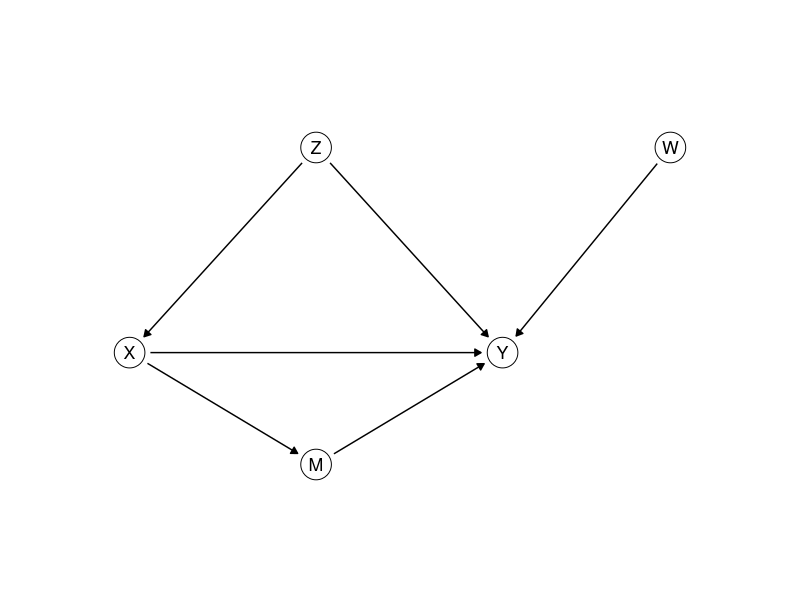

Generate this figure with R:
## ---- chunk 1
library(ggplot2)
library(dplyr)
theme_set(theme_minimal())

# Causal graphs: letters in circles, one panel per value of `panel`. A circle's size is
# fixed on the page, in inches, while the figure's size decides how many inches a data
# unit is. draw_dag measures both on the graphics device open when it is called, and
# stops every arrow `gap` inches short of the circles.
draw_dag <- function(nodes, edges, xlim = c(-0.5, 2.5), ylim = c(-0.4, 1.4), gap = 0.05) {
  if (!"panel" %in% names(nodes)) { nodes$panel <- ""; edges$panel <- "" }
  dot <- 10; stroke <- 0.5; lw <- 0.5
  p <- ggplot() +
    geom_point(data = nodes, aes(x, y), size = dot, shape = 21, fill = "white", stroke = stroke) +
    geom_text(data = nodes, aes(x, y, label = name), size = 4.5) +
    facet_wrap(~ panel, nrow = 1) +
    coord_fixed(xlim = xlim, ylim = ylim) +
    theme_void()
  # inches per data unit: the panels share what the strips and spacing leave of the figure
  inch <- function(u, f) f(u, "in", valueOnly = TRUE)
  g <- ggplotGrob(p)
  pp <- ggplot_build(p)$layout$panel_params[[1]]
  per_unit <- min((dev.size("in")[1] - sum(inch(g$widths, grid::convertWidth))) /
                    (length(unique(nodes$panel)) * diff(pp$x.range)),
                  (dev.size("in")[2] - sum(inch(g$heights, grid::convertHeight))) / diff(pp$y.range))
  # R draws a circle of radius 0.375 times its font size (shape 21); outline included
  r <- 0.375 * (dot * .pt + stroke * .stroke / 2) / 72 + stroke * .stroke / 2 / 96 / 2
  e <- edges |>
    left_join(nodes, by = c("panel", "from" = "name")) |> rename(x0 = x, y0 = y) |>
    left_join(nodes, by = c("panel", "to" = "name")) |>
    mutate(len = sqrt((x - x0)^2 + (y - y0)^2), ux = (x - x0) / len, uy = (y - y0) / len,
           # the end also clears half the line width, which the rounded tip adds
           s0 = (r + gap) / per_unit, s1 = (r + gap + lw * .pt / 96 / 2) / per_unit,
           xs = x0 + s0 * ux, ys = y0 + s0 * uy, xe = x - s1 * ux, ye = y - s1 * uy)
  p + geom_segment(data = e, aes(x = xs, y = ys, xend = xe, yend = ye),
                   arrow = arrow(length = unit(0.18, "cm"), type = "closed"), linewidth = lw)
}
## ---- chunk 2
# The teacher's sheet and the sheet with solutions start from this seed. The student
# sheet gets none: the generator drops this div with the answers (convenor, 13 October).
set.seed(313)
## ---- chunk 3
draw_dag(data.frame(name = c("Z", "X", "M", "Y", "W"),
                    x = c(1, 0, 1, 2, 2.9), y = c(1.1, 0, -0.6, 0, 1.1)),
         data.frame(from = c("Z", "Z", "X", "M", "X", "W"),
                    to = c("X", "Y", "M", "Y", "Y", "Y")),
         xlim = c(-0.5, 3.4), ylim = c(-0.9, 1.4))
## ---- chunk 4
n <- 10000
# program 1: X causes Y
X1 <- rnorm(n); Y1 <- 2 * X1 + rnorm(n)
# program 2: Z causes both
Z2 <- rnorm(n); X2 <- Z2 + rnorm(n); Y2 <- Z2 + rnorm(n)
# program 3: X causes Y through M
X3 <- sqrt(2) * rnorm(n); M3 <- X3 + sqrt(2) * rnorm(n); Y3 <- 0.5 * M3 + rnorm(n)
## ---- chunk 5
slopes <- c(coef(lm(Y1 ~ X1))[2], coef(lm(Y2 ~ X2))[2], coef(lm(Y3 ~ X3))[2])
do1 <- c(mean(2 * 1 + rnorm(n)),                    # X set to 1, later statements re-run
         mean(Z2 + rnorm(n)),
         mean(0.5 * (1 + sqrt(2) * rnorm(n)) + rnorm(n)))
do0 <- c(mean(2 * 0 + rnorm(n)),                    # X set to 0
         mean(Z2 + rnorm(n)),
         mean(0.5 * (0 + sqrt(2) * rnorm(n)) + rnorm(n)))
round(rbind(slope = slopes, effect = do1 - do0), 2)
round(coef(lm(Y2 ~ X2 + Z2))[2], 2)    # program 2, adjusting for Z
round(coef(lm(Y3 ~ X3 + M3))[2], 2)    # program 3, adjusting for M
## ---- chunk 6
cells <- data.frame(Z = c(1, 1, 0, 0), X = c(1, 0, 1, 0),
                    n = c(400, 100, 100, 400), passed = c(320, 70, 50, 120))
students <- bind_rows(
  cells |> mutate(Y = 1, count = passed),
  cells |> mutate(Y = 0, count = n - passed)
) |>
  select(Z, X, Y, count) |>
  tidyr::uncount(count)
nrow(students)
## ---- chunk 7
students |> group_by(X) |> summarize(rate = mean(Y))

rows <- students |>
  group_by(Z) |>
  summarize(diff = mean(Y[X == 1]) - mean(Y[X == 0]),
            share = n() / nrow(students))
sum(rows$diff * rows$share)

rate <- function(z, x) {
  ifelse(z == 1, ifelse(x == 1, 0.8, 0.7), ifelse(x == 1, 0.5, 0.3))
}
one_trial <- function() {
  Z <- rep(c(1, 0), each = 500)
  X <- rbinom(1000, 1, 0.5)
  Y <- rbinom(1000, 1, rate(Z, X))
  mean(Y[X == 1]) - mean(Y[X == 0])
}
trials <- replicate(200, one_trial())
c(mean = mean(trials), sd = sd(trials))
## ---- chunk 8
set.seed(313)    # the sheet's seed, so this output does not depend on the chunks above it
n <- 10000
Z <- rbinom(n, 1, 0.5)
X <- rbinom(n, 1, ifelse(Z == 1, 0.8, 0.2))
Y <- rbinom(n, 1, 0.3 + 0.1 * X + 0.3 * Z)
observed <- mean(Y[X == 1]) - mean(Y[X == 0])
d1 <- mean(Y[X == 1 & Z == 1]) - mean(Y[X == 0 & Z == 1])   # within Z = 1
d0 <- mean(Y[X == 1 & Z == 0]) - mean(Y[X == 0 & Z == 0])   # within Z = 0
adjusted <- d1 * mean(Z == 1) + d0 * mean(Z == 0)
Y1 <- rbinom(n, 1, 0.3 + 0.1 * 1 + 0.3 * Z)    # everyone attends
Y0 <- rbinom(n, 1, 0.3 + 0.1 * 0 + 0.3 * Z)    # nobody attends
c(observed = observed, adjusted = adjusted, intervened = mean(Y1) - mean(Y0))

X95 <- rbinom(n, 1, ifelse(Z == 1, 0.95, 0.05))
Y95 <- rbinom(n, 1, 0.3 + 0.1 * X95 + 0.3 * Z)
mean(Y95[X95 == 1]) - mean(Y95[X95 == 0])      # observed, new referrals
